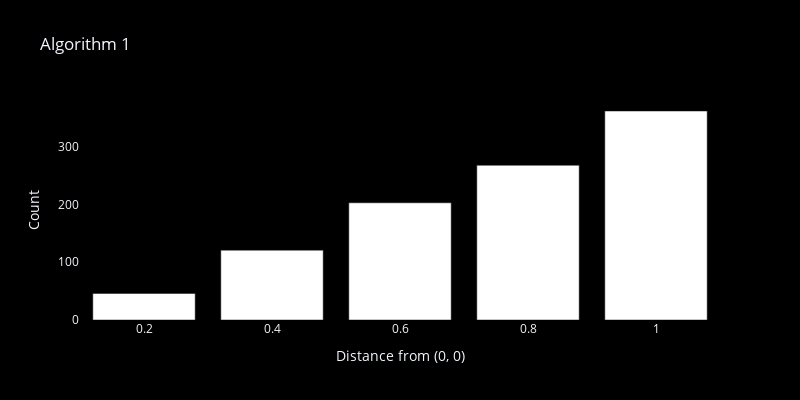
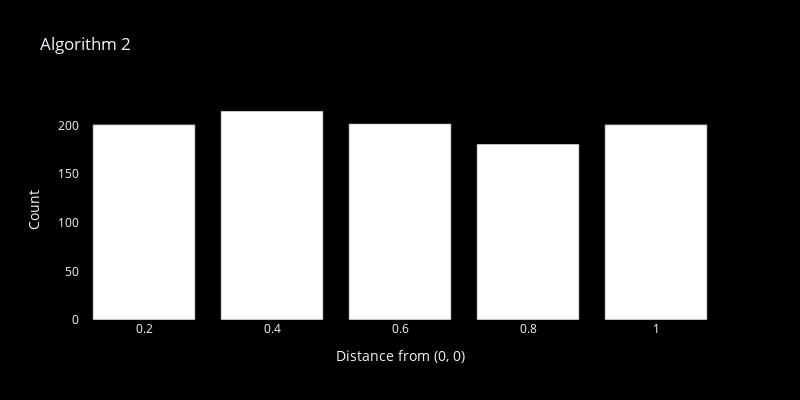

Here is the notebook cell these charts were saved with, in order:
### Code cell
show_distance_distribution(distances_algo_1, "Algorithm 1")
show_distance_distribution(distances_algo_2, "Algorithm 2")

### Figure 1 — Plotly figure (JSON) as saved in the notebook; plotly's stock layout.template omitted (floating-point values rounded to 4 significant figures)
{"data": [{"marker": {"color": "white"}, "x": [0.2, 0.4, 0.6, 0.8, 1.0], "y": [46, 121, 203, 268, 362], "type": "bar"}], "layout": {"height": 400, "paper_bgcolor": "black", "plot_bgcolor": "black", "title": {"text": "Algorithm 1"}, "width": 800, "xaxis": {"showgrid": false, "tickmode": "array", "tickvals": [0.2, 0.4, 0.6, 0.8, 1.0, 1.2], "title": {"text": "Distance from (0, 0)"}, "zeroline": false}, "yaxis": {"showgrid": false, "title": {"text": "Count"}, "zeroline": false}}}

### Figure 2 — Plotly figure (JSON) as saved in the notebook; plotly's stock layout.template omitted (floating-point values rounded to 4 significant figures)
{"data": [{"marker": {"color": "white"}, "x": [0.2, 0.4, 0.6, 0.8, 1.0], "y": [201, 215, 202, 181, 201], "type": "bar"}], "layout": {"height": 400, "paper_bgcolor": "black", "plot_bgcolor": "black", "title": {"text": "Algorithm 2"}, "width": 800, "xaxis": {"showgrid": false, "tickmode": "array", "tickvals": [0.2, 0.4, 0.6, 0.8, 1.0, 1.2], "title": {"text": "Distance from (0, 0)"}, "zeroline": false}, "yaxis": {"showgrid": false, "title": {"text": "Count"}, "zeroline": false}}}
